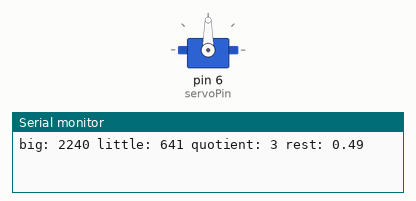
Bench run of a sketch on a simulated Arduino Uno, built with avr-gcc and run on an emulated ATmega328P. On the bench: servo, the last lines printed to the serial monitor.

Above: at 0.05 s.
At 51.25 s:
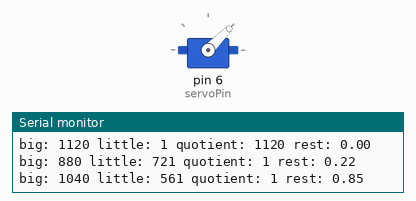
Timing chart, 0 to 66.8 s (numbered marks = the images above):
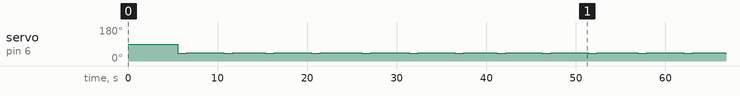

The sketch:

star2.ino
```cpp
#include <Servo.h>

// =========== Constants ===========
// STEPPER MOTOR
const int dirPin1 = 2;  // Direction
const int stepPin1 = 3; // Step
const int dirPin2 = 4;
const int stepPin2 = 5;

const int STEPS_PER_REV = 210;

// SERVO MOTOR
const int servoPin = 6;
const int DOWN = 45;
const int UP = DOWN - 3;
Servo servo;

// COORDINATES
int xCoor = 0;
int yCoor = 0;

int counter = 10;
int starX[10] = {90, 140, 105, 120, 65, 20, 35, 0, 50, 65};
int starY[10] = {50, 55, 90, 140, 115, 140, 90, 55, 50, 0};

// =========== PARSER ===========

class Instruction
{
public:
    String command = "";
    float X = 0;
    float Y = 0;
    float Z = 0;
    float I = 0;
    float J = 0;
    float F = 0;

    Instruction(String str)
    {
        str += " ";
        int pos;
        String field;
        char firstChar;
        while ((pos = str.indexOf(" ")) != -1)
        {
            field = str.substring(0, pos);
            firstChar = field.charAt(0);

            if (firstChar == 'G')
            {
                this->command = field;
            }
            else if (firstChar == 'X')
            {
                this->X = field.substring(1).toFloat();
            }
            else if (firstChar == 'Y')
            {
                this->Y = field.substring(1).toFloat();
            }
            else if (firstChar == 'Z')
            {
                this->Z = field.substring(1).toFloat();
            }
            else if (firstChar == 'I')
            {
                this->I = field.substring(1).toFloat();
            }
            else if (firstChar == 'J')
            {
                this->J = field.substring(1).toFloat();
            }
            else if (firstChar == 'F')
            {
                this->F = field.substring(1).toFloat();
            }

            str.remove(0, pos + 1);
        }
    }

    String toString()
    {
        return this->command + " " +
               this->X + " " +
               this->Y + " " +
               this->Z + " " +
               this->I + " " +
               this->J + " " +
               this->F;
    }
};

// =========== oneStep ===========
void oneStep(int pin)
{
    digitalWrite(pin, HIGH);
    delayMicroseconds(500);
    digitalWrite(pin, LOW);
    delayMicroseconds(500);
}

// =========== setDirections ===========
void setDirections(int direction1, int direction2)
{
    digitalWrite(dirPin1, direction1);
    digitalWrite(dirPin2, direction2);
}

// =========== Move ===========
void move(int steps1, int steps2)
// Perform a uniform frecuence depending on the ration between both steps
{
    int bigNbSteps;
    int bigPin;
    int littleNbSteps;
    int littlePin;

    if (steps1 <= steps2)
    {
        bigNbSteps = steps2;
        bigPin = stepPin2;
        littleNbSteps = steps1 + 1;
        littlePin = stepPin1;
    }
    else
    {
        bigNbSteps = steps1;
        bigPin = stepPin1;
        littleNbSteps = steps2 + 1;
        littlePin = stepPin2;
    }

    const int quotient = bigNbSteps / littleNbSteps;
    const float rest = float(bigNbSteps % littleNbSteps) / littleNbSteps;
    float restCount = 0.0;

    Serial.print("big: ");
    Serial.print(bigNbSteps);
    Serial.print(" little: ");
    Serial.print(littleNbSteps);
    Serial.print(" quotient: ");
    Serial.print(quotient);
    Serial.print(" rest: ");
    Serial.println(rest);
    delay(2000);

    for (int i = 0; i < littleNbSteps; i++)
    {
        oneStep(littlePin);
        for (int j = 0; j < quotient; j++)
        {
            oneStep(bigPin);

            restCount += rest;
            if (restCount >= 1)
            {
                oneStep(bigPin);
                restCount -= 1;
            }
        }
    }
}

// =========== directionOf ===========
int directionOf(int x)
{
    if (x < 0)
    {
        return 0;
    }
    return 1;
}

// =========== absVal ===========
int absVal(int x)
{
    if (x < 0)
    {
        return x * (-1);
    }
    return x;
}

// =========== moveRel ===========
void moveRel(int x, int y)
{
    int nbSteps1 = 2 * (x + y);
    int nbSteps2 = 2 * (x - y);

    setDirections(directionOf(nbSteps1), directionOf(nbSteps2));
    move(absVal(nbSteps1), absVal(nbSteps2));
}

// =========== moveAbs ===========
void moveAbs(int x, int y)
{
    moveRel(x - xCoor, y - yCoor);
    xCoor = x;
    yCoor = y;
}

// =========== SETUP ===========
void setup()
{
    Serial.begin(9600);

    // STEPPER MOTOR
    pinMode(stepPin1, OUTPUT);
    pinMode(dirPin1, OUTPUT);

    pinMode(stepPin2, OUTPUT);
    pinMode(dirPin2, OUTPUT);

    // SERVO MOTOR
    servo.attach(servoPin);
}
// =========== LOOP ===========
void loop()
{
    if (counter < 10)
    {
        moveAbs(starX[counter] * 8, starY[counter] * 8);

        servo.write(UP);
        delay(1000);
        servo.write(DOWN);
        delay(500);

        counter++;
    }
    if (counter >= 10)
    {
        counter = 0;
    }
}
```

LCD.cpp
```cpp
#include <Arduino.h>
#include <LiquidCrystal.h>

// VARIABLE DECLARATION
const int rs = 2; // Register Select
const int enable = 3;
const int D4 = 4;
const int D5 = 5;
const int D6 = 6;
const int D7 = 7;

LiquidCrystal lcd(rs, enable, D4, D5, D6, D7);

void setup() {
  lcd.begin(16, 2);
  lcd.print("Bonjour");
  lcd.setCursor(0, 1);
  lcd.print("Ca va");
}

void loop() {}
```

Measured:
- by itself, servo on pin 6 (servoPin): repeats every 51.4 s: 45° 4.1 s, 42° 1.0 s, 45° 3.6 s, 42° 1.0 s, 45° 4.1 s, 42° 1.0 s, 45° 4.6 s, 42° 1.0 s, 45° 4.3 s, 42° 1.0 s, 45° 4.1 s, 42° 1.0 s, 45° 3.6 s, 2 × (42° 1.0 s, 45° 4.1 s), 42° 1.0 s, 45° 4.5 s, 42° 1.0 s
